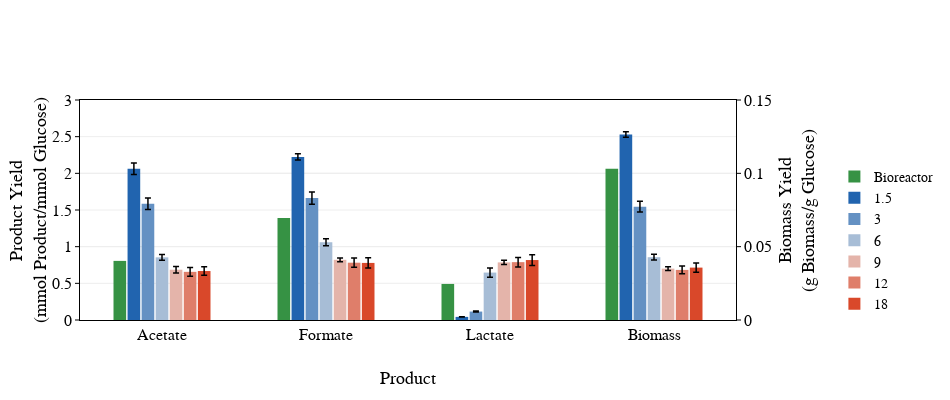
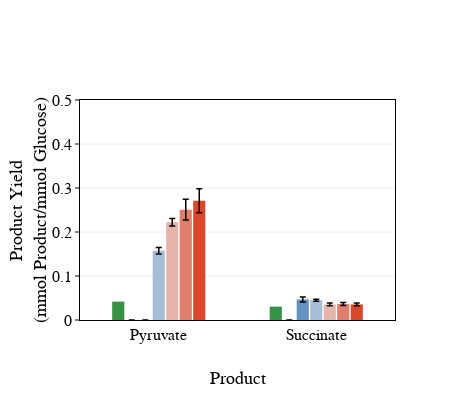

Notebook source saved alongside these figures, in order:
### Markdown cell above
### Plot analyte data for all strains ###

### Code cell
strain_list = ['WT']
analyte_list = ['Acetate', 'Formate', 'Lactate', 'Biomass', 'Pyruvate', 'Succinate', 'Growth Rate']
condition_list = ['RDM + 1.5 g/L glc', 'RDM + 3.0 g/L glc', 'RDM + 6.0 g/L glc', 'RDM + 9.0 g/L glc', 'RDM + 12.0 g/L glc', 'RDM + 18.0 g/L glc']
condition_titles = ['1.5', '3', '6', '9', '12', '18']

colors = ['rgb'+str(color) for color in plotly.colors.n_colors((33,100,175), (234,234,234), 4)][:-1]
colors = colors + ['rgb'+str(color) for color in plotly.colors.n_colors((234,234,234), (217,72,42), 4)][1:]

od_timepoint = 8
hplc_timepoint = 8
pts_per_hour = 6
ranges= [[(0,3), (0,0.35), (0,0.15)]]

for j,strain in enumerate(strain_list):
    if strain=='WT':
        
        print(strain)
        trace_list = []
        rep = [rep for rep in reactor.replicate_trials if rep.trial_identifier.strain.name == strain][0]
        x = [analyte for analyte in analyte_list]
        y, yerrs = yield_calculator((rep,rep), od_timepoint=od_timepoint, hplc_timepoint=hplc_timepoint)
        
        trace_list.append(go.Bar(x=x[:-4],
                         y=y[:-4],
                         marker=dict(color='rgb(54, 146, 68)', line=dict(width=0, color='rgb(54, 146, 68)')),
                         name='Bioreactor'))

        trace_list.append(go.Bar(x=x[-4:-3],
                         y=y[-4:-3],
                         marker=dict(color='rgb(54, 146, 68)', line=dict(width=0, color='black')),showlegend=False,
                         name='Bioreactor', yaxis='y2'))
        
        for i, condition in enumerate(condition_list):
            od_rep = [rep for rep in glc_od.replicate_trials if str(rep.trial_identifier.media)==condition_list[i] and rep.trial_identifier.strain.name==strain][0]
            hplc_rep = [rep for rep in glc_titers.replicate_trials if str(rep.trial_identifier.media)==condition_list[i] and rep.trial_identifier.strain.name==strain][0]
            y, y_errs = yield_calculator((od_rep,hplc_rep), od_timepoint=-1, hplc_timepoint=-1)

            trace_list.append(go.Bar(x=x[:-4],
                                     y=y[:-4],
                                     error_y=dict(type='data', array=y_errs[:-3], thickness=1.5, width=3, color='black'),
                                     marker=dict(color=colors[i], line=dict(width=0, color='rgb(54, 146, 68)')),
                                     name=condition_titles[i]))
            trace_list.append(go.Bar(x=x[-4:-3],
                 y=y[-4:-3],
                 error_y=dict(type='data', array=y_errs[-4:-3], thickness=1.5, width=3, color='black'),
                 marker=dict(color=colors[i], line=dict(width=0, color='black')),showlegend=False,
                 yaxis='y2',
                 name=condition_titles[i]))

        layout = go.Layout(height=400, width=950, legend_x= 1.15, bargroupgap=0.1, bargap=0.4,
                           legend_orientation='v',legend_y=-0, legend_font=dict(family='Myriad Pro', color='black', size=14),

                           xaxis=dict(title='Product', type='category',
                                      titlefont=dict(family='Myriad Pro', size=18, color='black'),
                                      showline=True, linewidth=1, linecolor='black', mirror=True, side='bottom',
                                      ticks='', ticklen=4, tickangle=0, nticks=8,
                                      tickfont=dict(size=16, family='Myriad Pro', color='black'), tickcolor='black',
                                      showgrid=False,zeroline=False),

                           yaxis=dict(title='Product Yield<br>(mmol Product/mmol Glucose)',
                                      titlefont=dict(family='Myriad Pro', size=18, color='black'),
                                      showline=True, linewidth=1, linecolor='black', mirror=True, range=ranges[j][0],
                                      ticks='outside', ticklen=4, tickangle=0, side='left',
                                      tickfont=dict(family='Myriad Pro',size=16, color='black'), tickcolor='black', 
                                      showgrid=True,zeroline=False),
                          
                          yaxis2=dict(title='Biomass Yield<br>(g Biomass/g Glucose)',
                                      titlefont=dict(family='Myriad Pro', size=18, color='black'),
                                      showline=True, linewidth=1, linecolor='black', mirror=True, range=ranges[j][2],
                                      ticks='outside', ticklen=4, tickangle=0, side='right', anchor='x', overlaying='y', nticks=6,
                                      tickfont=dict(family='Myriad Pro',size=16, color='black'), tickcolor='black', 
                                      showgrid=True,zeroline=False))

        if trace_list:
            fig = go.Figure(data=trace_list, layout=layout)
            plot(fig)#, image='svg')
#             pio.write_image(fig,"C:/Users/User/OneDrive - University of Toronto/Research/PhD_UofT/Research_Articles/Drafts/Bioreactor_Scale_Down_SLAS/tex_draft/Figures/fig_5.svg",format='svg')
            
        trace_list = []
        rep = [rep for rep in reactor.replicate_trials if rep.trial_identifier.strain.name == strain][0]
        y, yerrs = yield_calculator((rep,rep), od_timepoint=od_timepoint, hplc_timepoint=hplc_timepoint)
        
        trace_list.append(go.Bar(x=x[-3:-1],
                                 y=y[-3:-1],
                                 marker=dict(color='rgb(54, 146, 68)', line=dict(width=0, color='black')),showlegend=True,
                                 name='Bioreactor'))


        for i, condition in enumerate(condition_list):
            od_rep = [rep for rep in glc_od.replicate_trials if str(rep.trial_identifier.media)==condition_list[i] and rep.trial_identifier.strain.name==strain][0]
            hplc_rep = [rep for rep in glc_titers.replicate_trials if str(rep.trial_identifier.media)==condition_list[i] and rep.trial_identifier.strain.name==strain][0]
            y, y_errs = yield_calculator((od_rep,hplc_rep), od_timepoint=-1, hplc_timepoint=-1)

            trace_list.append(go.Bar(x=x[-3:-1],
                             y=y[-3:-1],
                             error_y=dict(type='data', array=y_errs[-3:-1], thickness=1.5, width=3, color='black'),
                             marker=dict(color=colors[i], line=dict(width=0, color='black')),showlegend=True,
                             name=condition_titles[i]))
            


        layout = go.Layout(height=400, width=475, legend_x= 1.05, bargroupgap=0.1, bargap=0.4, showlegend=False,
                           legend_orientation='v',legend_y=-0, legend_font=dict(family='Myriad Pro', color='black', size=14),

                           xaxis=dict(title='Product', type='category',
                                      titlefont=dict(family='Myriad Pro', size=18, color='black'),
                                      showline=True, linewidth=1, linecolor='black', mirror=True, side='bottom',
                                      ticks='', ticklen=4, tickangle=0, nticks=8,
                                      tickfont=dict(size=16, family='Myriad Pro', color='black'), tickcolor='black',
                                      showgrid=False,zeroline=False),

                           yaxis=dict(title='Product Yield<br>(mmol Product/mmol Glucose)',
                                      titlefont=dict(family='Myriad Pro', size=18, color='black'),
                                      showline=True, linewidth=1, linecolor='black', mirror=True, range=(0,0.5),
                                      ticks='outside', ticklen=4, tickangle=0, side='left',
                                      tickfont=dict(family='Myriad Pro',size=16, color='black'), tickcolor='black', 
                                      showgrid=True,zeroline=False))


        if trace_list:
            fig = go.Figure(data=trace_list, layout=layout)
            plot(fig)
#             pio.write_image(fig,"Figures/si_fig_6_"+strain+".svg",format='svg')

### Figure 1 — Plotly figure (JSON) as saved in the notebook; plotly's stock layout.template omitted (floating-point values rounded to 4 significant figures)
{"data": [{"marker": {"color": "rgb(54, 146, 68)", "line": {"color": "rgb(54, 146, 68)", "width": 0}}, "name": "Bioreactor", "type": "bar", "x": ["Acetate", "Formate", "Lactate"], "y": [0.806, 1.393, 0.4919]}, {"marker": {"color": "rgb(54, 146, 68)", "line": {"color": "black", "width": 0}}, "name": "Bioreactor", "showlegend": false, "type": "bar", "x": ["Biomass"], "y": [0.1031], "yaxis": "y2"}, {"error_y": {"array": [0.07937, 0.04267, 0.001781, 0.001854], "color": "black", "thickness": 1.5, "type": "data", "width": 3}, "marker": {"color": "rgb(33.0, 100.0, 175.0)", "line": {"color": "rgb(54, 146, 68)", "width": 0}}, "name": "1.5", "type": "bar", "x": ["Acetate", "Formate", "Lactate"], "y": [2.062, 2.224, 0.04235]}, {"error_y": {"array": [0.001854], "color": "black", "thickness": 1.5, "type": "data", "width": 3}, "marker": {"color": "rgb(33.0, 100.0, 175.0)", "line": {"color": "black", "width": 0}}, "name": "1.5", "showlegend": false, "type": "bar", "x": ["Biomass"], "y": [0.1265], "yaxis": "y2"}, {"error_y": {"array": [0.07939, 0.08299, 0.006802, 0.003656], "color": "black", "thickness": 1.5, "type": "data", "width": 3}, "marker": {"color": "rgb(100.0, 144.66666666666666, 194.66666666666666)", "line": {"color": "rgb(54, 146, 68)", "width": 0}}, "name": "3", "type": "bar", "x": ["Acetate", "Formate", "Lactate"], "y": [1.585, 1.663, 0.1151]}, {"error_y": {"array": [0.003656], "color": "black", "thickness": 1.5, "type": "data", "width": 3}, "marker": {"color": "rgb(100.0, 144.66666666666666, 194.66666666666666)", "line": {"color": "black", "width": 0}}, "name": "3", "showlegend": false, "type": "bar", "x": ["Biomass"], "y": [0.07723], "yaxis": "y2"}, {"error_y": {"array": [0.03921, 0.048, 0.06339, 0.001943], "color": "black", "thickness": 1.5, "type": "data", "width": 3}, "marker": {"color": "rgb(167.0, 189.33333333333331, 214.33333333333334)", "line": {"color": "rgb(54, 146, 68)", "width": 0}}, "name": "6", "type": "bar", "x": ["Acetate", "Formate", "Lactate"], "y": [0.8543, 1.059, 0.6468]}, {"error_y": {"array": [0.001943], "color": "black", "thickness": 1.5, "type": "data", "width": 3}, "marker": {"color": "rgb(167.0, 189.33333333333331, 214.33333333333334)", "line": {"color": "black", "width": 0}}, "name": "6", "showlegend": false, "type": "bar", "x": ["Biomass"], "y": [0.04281], "yaxis": "y2"}, {"error_y": {"array": [0.04327, 0.02535, 0.02961, 0.001237], "color": "black", "thickness": 1.5, "type": "data", "width": 3}, "marker": {"color": "rgb(228.33333333333334, 180.0, 170.0)", "line": {"color": "rgb(54, 146, 68)", "width": 0}}, "name": "9", "type": "bar", "x": ["Acetate", "Formate", "Lactate"], "y": [0.6858, 0.8207, 0.7855]}, {"error_y": {"array": [0.001237], "color": "black", "thickness": 1.5, "type": "data", "width": 3}, "marker": {"color": "rgb(228.33333333333334, 180.0, 170.0)", "line": {"color": "black", "width": 0}}, "name": "9", "showlegend": false, "type": "bar", "x": ["Biomass"], "y": [0.03501], "yaxis": "y2"}, {"error_y": {"array": [0.06033, 0.0631, 0.06478, 0.002692], "color": "black", "thickness": 1.5, "type": "data", "width": 3}, "marker": {"color": "rgb(222.66666666666666, 126.0, 106.0)", "line": {"color": "rgb(54, 146, 68)", "width": 0}}, "name": "12", "type": "bar", "x": ["Acetate", "Formate", "Lactate"], "y": [0.6567, 0.7816, 0.7889]}, {"error_y": {"array": [0.002692], "color": "black", "thickness": 1.5, "type": "data", "width": 3}, "marker": {"color": "rgb(222.66666666666666, 126.0, 106.0)", "line": {"color": "black", "width": 0}}, "name": "12", "showlegend": false, "type": "bar", "x": ["Biomass"], "y": [0.03415], "yaxis": "y2"}, {"error_y": {"array": [0.05888, 0.06928, 0.07314, 0.003157], "color": "black", "thickness": 1.5, "type": "data", "width": 3}, "marker": {"color": "rgb(217.0, 72.0, 42.0)", "line": {"color": "rgb(54, 146, 68)", "width": 0}}, "name": "18", "type": "bar", "x": ["Acetate", "Formate", "Lactate"], "y": [0.6677, 0.7783, 0.8176]}, {"error_y": {"array": [0.003157], "color": "black", "thickness": 1.5, "type": "data", "width": 3}, "marker": {"color": "rgb(217.0, 72.0, 42.0)", "line": {"color": "black", "width": 0}}, "name": "18", "showlegend": false, "type": "bar", "x": ["Biomass"], "y": [0.03573], "yaxis": "y2"}], "layout": {"bargap": 0.4, "bargroupgap": 0.1, "height": 400, "legend": {"font": {"color": "black", "family": "Myriad Pro", "size": 14}, "orientation": "v", "x": 1.15, "y": 0}, "width": 950, "xaxis": {"linecolor": "black", "linewidth": 1, "mirror": true, "nticks": 8, "showgrid": false, "showline": true, "side": "bottom", "tickangle": 0, "tickcolor": "black", "tickfont": {"color": "black", "family": "Myriad Pro", "size": 16}, "ticklen": 4, "ticks": "", "title": {"font": {"color": "black", "family": "Myriad Pro", "size": 18}, "text": "Product"}, "type": "category", "zeroline": false}, "yaxis": {"linecolor": "black", "linewidth": 1, "mirror": true, "range": [0, 3], "showgrid": true, "showline": true, "side": "left", "tickangle": 0, "tickcolor": "black", "tickfont": {"color": "black", "family": "Myriad Pro", "size": 16}, "ticklen": 4, "ticks": "outside", "title": {"font": {"color": "black", "family": "Myriad Pro", "size": 18}, "text": "Product Yield<br>(mmol Product/mmol Glucose)"}, "zeroline": false}, "yaxis2": {"anchor": "x", "linecolor": "black", "linewidth": 1, "mirror": true, "nticks": 6, "overlaying": "y", "range": [0, 0.15], "showgrid": true, "showline": true, "side": "right", "tickangle": 0, "tickcolor": "black", "tickfont": {"color": "black", "family": "Myriad Pro", "size": 16}, "ticklen": 4, "ticks": "outside", "title": {"font": {"color": "black", "family": "Myriad Pro", "size": 18}, "text": "Biomass Yield<br>(g Biomass/g Glucose)"}, "zeroline": false}}}

### Figure 2 — Plotly figure (JSON) as saved in the notebook; plotly's stock layout.template omitted (floating-point values rounded to 4 significant figures)
{"data": [{"marker": {"color": "rgb(54, 146, 68)", "line": {"color": "black", "width": 0}}, "name": "Bioreactor", "showlegend": true, "type": "bar", "x": ["Pyruvate", "Succinate"], "y": [0.04174, 0.0303]}, {"error_y": {"array": [null, null], "color": "black", "thickness": 1.5, "type": "data", "width": 3}, "marker": {"color": "rgb(33.0, 100.0, 175.0)", "line": {"color": "black", "width": 0}}, "name": "1.5", "showlegend": true, "type": "bar", "x": ["Pyruvate", "Succinate"], "y": [0, 0]}, {"error_y": {"array": [null, 0.005681], "color": "black", "thickness": 1.5, "type": "data", "width": 3}, "marker": {"color": "rgb(100.0, 144.66666666666666, 194.66666666666666)", "line": {"color": "black", "width": 0}}, "name": "3", "showlegend": true, "type": "bar", "x": ["Pyruvate", "Succinate"], "y": [0, 0.04668]}, {"error_y": {"array": [0.007456, 0.002304], "color": "black", "thickness": 1.5, "type": "data", "width": 3}, "marker": {"color": "rgb(167.0, 189.33333333333331, 214.33333333333334)", "line": {"color": "black", "width": 0}}, "name": "6", "showlegend": true, "type": "bar", "x": ["Pyruvate", "Succinate"], "y": [0.1575, 0.045]}, {"error_y": {"array": [0.008387, 0.003064], "color": "black", "thickness": 1.5, "type": "data", "width": 3}, "marker": {"color": "rgb(228.33333333333334, 180.0, 170.0)", "line": {"color": "black", "width": 0}}, "name": "9", "showlegend": true, "type": "bar", "x": ["Pyruvate", "Succinate"], "y": [0.2221, 0.03534]}, {"error_y": {"array": [0.02354, 0.003395], "color": "black", "thickness": 1.5, "type": "data", "width": 3}, "marker": {"color": "rgb(222.66666666666666, 126.0, 106.0)", "line": {"color": "black", "width": 0}}, "name": "12", "showlegend": true, "type": "bar", "x": ["Pyruvate", "Succinate"], "y": [0.2507, 0.03645]}, {"error_y": {"array": [0.0273, 0.00326], "color": "black", "thickness": 1.5, "type": "data", "width": 3}, "marker": {"color": "rgb(217.0, 72.0, 42.0)", "line": {"color": "black", "width": 0}}, "name": "18", "showlegend": true, "type": "bar", "x": ["Pyruvate", "Succinate"], "y": [0.271, 0.03543]}], "layout": {"bargap": 0.4, "bargroupgap": 0.1, "height": 400, "legend": {"font": {"color": "black", "family": "Myriad Pro", "size": 14}, "orientation": "v", "x": 1.05, "y": 0}, "showlegend": false, "width": 475, "xaxis": {"linecolor": "black", "linewidth": 1, "mirror": true, "nticks": 8, "showgrid": false, "showline": true, "side": "bottom", "tickangle": 0, "tickcolor": "black", "tickfont": {"color": "black", "family": "Myriad Pro", "size": 16}, "ticklen": 4, "ticks": "", "title": {"font": {"color": "black", "family": "Myriad Pro", "size": 18}, "text": "Product"}, "type": "category", "zeroline": false}, "yaxis": {"linecolor": "black", "linewidth": 1, "mirror": true, "range": [0, 0.5], "showgrid": true, "showline": true, "side": "left", "tickangle": 0, "tickcolor": "black", "tickfont": {"color": "black", "family": "Myriad Pro", "size": 16}, "ticklen": 4, "ticks": "outside", "title": {"font": {"color": "black", "family": "Myriad Pro", "size": 18}, "text": "Product Yield<br>(mmol Product/mmol Glucose)"}, "zeroline": false}}}
